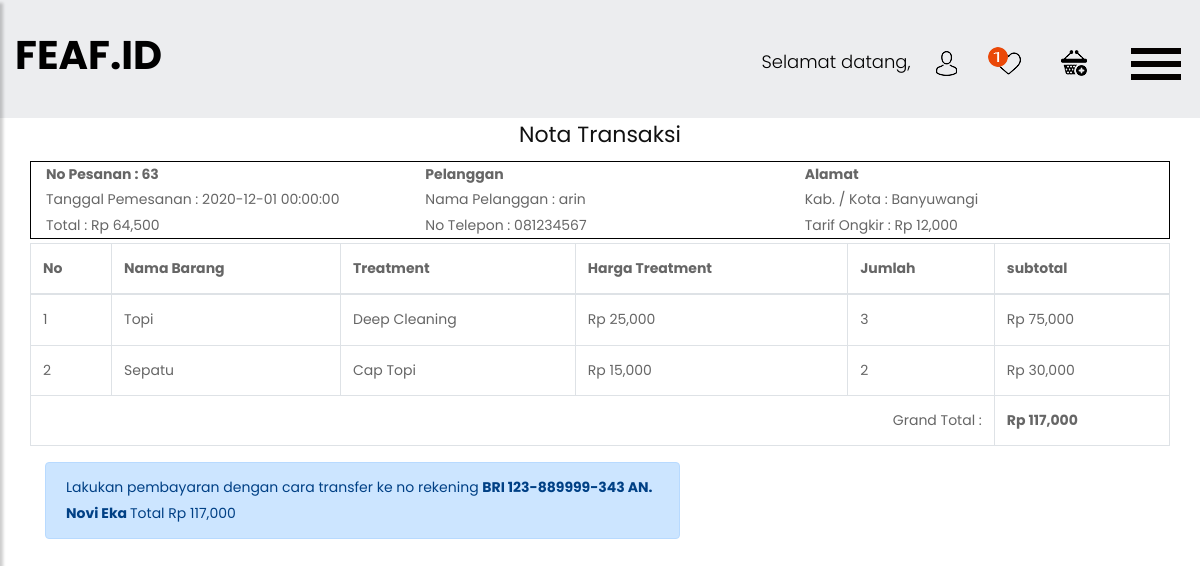
Page /transaksi_nota.php?id=63 on the committed database.
### tables this page shows
CREATE TABLE `tb_transaksi` (
  `id_transaksi` int(11) NOT NULL,
  `id_pelanggan` int(11) NOT NULL,
  `id_petugas` int(11) NOT NULL,
  `id_ongkir` int(11) NOT NULL,
  `id_promo` int(11) NOT NULL,
  `tanggal_transaksi` datetime NOT NULL,
  `pengantaran` text NOT NULL,
  `penjemputan` text NOT NULL,
  `total` int(11) NOT NULL,
  `bukti_bayar` varchar(255) NOT NULL,
  `status` enum('pesan','bayar','proses','selesai') NOT NULL,
  `keterangan` text NOT NULL
);

CREATE TABLE `tb_pelanggan` (
  `id_pelanggan` int(11) NOT NULL,
  `nama_pelanggan` varchar(100) NOT NULL,
  `no_telepon` varchar(12) NOT NULL,
  `email` varchar(100) NOT NULL,
  `alamat` text NOT NULL,
  `username` varchar(100) NOT NULL,
  `password` varchar(100) NOT NULL
);

CREATE TABLE `tb_ongkir` (
  `id_ongkir` int(11) NOT NULL,
  `alamat` text NOT NULL,
  `harga_ongkir` int(11) NOT NULL
);

CREATE TABLE `tb_detail_transaksi` (
  `id_detail_transaksi` int(11) NOT NULL,
  `id_transaksi` int(11) NOT NULL,
  `id_barang` int(11) NOT NULL,
  `id_treatment` int(11) NOT NULL,
  `jumlah` int(11) NOT NULL,
  `subtotal` int(11) NOT NULL
);

CREATE TABLE `tb_barang` (
  `id_barang` int(11) NOT NULL,
  `nama_barang` varchar(100) NOT NULL
);

CREATE TABLE `tb_treatment` (
  `id_treatment` int(11) NOT NULL,
  `nama_treatment` varchar(100) NOT NULL,
  `harga_treatment` int(11) NOT NULL
);

### transaksi_nota.php (the view, shortened to what this page needs)
<!DOCTYPE html>
<html lang="en">
<head>
    <link rel="stylesheet" href="css/bootstrap.min.css">
    <link rel="stylesheet" href="css/style.css">
    <link rel="stylesheet" href="css/responsive.css">
    <link rel="stylesheet" href="css/jquery.mCustomScrollbar.min.css">
    <link rel="stylesheet" href="https://netdna.bootstrapcdn.com/font-awesome/4.0.3/css/font-awesome.css">
    <link rel="stylesheet" href="https://cdnjs.cloudflare.com/ajax/libs/fancybox/2.1.5/jquery.fancybox.min.css" media="screen">
</head>
<body>
    <?php
    include "sidebar.php";
    ?>
    <div class="container">
        <div class="row">
            <div class="col" style="text-align: center;">
                <h2>Nota Transaksi</h2>
            </div>
        </div>
        <div class="row" style="border:1px solid black">
            <?php
            $id = $_GET['id'];
            $sql = mysqli_query($konek, "SELECT * FROM tb_transaksi t INNER JOIN tb_pelanggan p ON t.id_pelanggan=p.id_pelanggan INNER JOIN tb_ongkir o ON t.id_ongkir=o.id_ongkir WHERE t.id_transaksi='$id' ");
            $d = mysqli_fetch_assoc($sql);
            ?>
            <div class="col">
                <b>No Pesanan : <?= $d['id_transaksi']; ?></b> <br>
                Tanggal Pemesanan : <?= $d['tanggal_transaksi']; ?> <br>
                Total : Rp <?= number_format($d['total']); ?>
            </div>
            <div class="col">
                <b> Pelanggan</b> <br>
                Nama Pelanggan : <?= $d['nama_pelanggan']; ?> <br>
                No Telepon : <?= $d['no_telepon']; ?> <br>
            </div>
            <div class="col">
                <b>Alamat</b> <br>
                Kab. / Kota : <?= $d['alamat']; ?> <br>
                Tarif Ongkir : Rp <?= number_format($d['harga_ongkir']); ?> <br>
            </div>
        </div>
        <div class="row mt-1">
            <table class="table table-bordered">
                <thead>
                    <th>No</th>
                    <th>Nama Barang</th>
                    <th>Treatment</th>
                    <th>Harga Treatment</th>
                    <th>Jumlah</th>
                    <th>subtotal</th>
                </thead>
                <tbody>
                    <?php
                    $id = $_GET['id'];
                    $no = 1;
                    $sqli = mysqli_query($konek, "SELECT * FROM tb_detail_transaksi d INNER JOIN tb_barang b ON d.id_barang=b.id_barang INNER JOIN tb_treatment r ON d.id_treatment=r.id_treatment WHERE d.id_transaksi='$id'");
                    while ($da = mysqli_fetch_assoc($sqli)) {
                        $subtotal = $subtotal + $da['subtotal'];
                    ?>
                        <tr>
                            <td><?= $no ?></td>
                            <td><?= $da['nama_barang'] ?></td>
                            <td><?= $da['nama_treatment'] ?></td>
                            <td>Rp <?= number_format($da['harga_treatment']) ?></td>
                            <td><?= $da['jumlah'] ?></td>
                            <td>Rp <?= number_format($da['subtotal']) ?></td>
                        </tr>
                    <?php $no++;
                    } ?>
                </tbody>
                <tfoot>
                    <tr>
                        <?php
                        $grandtotal = $subtotal + $d['harga_ongkir']
                        ?>
                        <td colspan="5" align="right">Grand Total : </td>
                        <td><b>Rp <?= number_format($grandtotal) ?></b></td>
                    </tr>
                </tfoot>
            </table>
        </div>
        <div class="row">
            <div class="col-sm-7">
                <div class="alert alert-primary">
                    Lakukan pembayaran dengan cara transfer ke no rekening <strong>BRI 123-889999-343 AN. Novi Eka </strong>
                    Total Rp <?= number_format($grandtotal) ?>
                </div>
            </div>
        </div>
    </div>
</body>
</html>

### css/style.css (style rules this page uses)
* { box-sizing: border-box !important; }
html { scroll-behavior: smooth; }
body { color: #666666; font-size: 14px; font-family: 'poppins', sans-serif; line-height: 1.80857; font-weight: normal; overflow-x: hidden; }
h1, h2, h3, h4, h5, h6 { letter-spacing: 0; font-weight: normal; position: relative; padding: 0 0 10px 0; font-weight: normal; line-height: normal; color: #111111; margin: 0 }
h2 { font-size: 22px }
*, *::after, *::before { -webkit-box-sizing: border-box; -moz-box-sizing: border-box; box-sizing: border-box; }

### rows in the picture
tb_transaksi: id_transaksi "63", tanggal_transaksi "2020-12-01 00:00:00", total "64,500", id_pelanggan.nama_pelanggan "arin", id_pelanggan.no_telepon "081234567", id_ongkir.alamat "Banyuwangi", id_ongkir.harga_ongkir "12,000", id_ongkir.harga_ongkir "117,000"
tb_detail_transaksi: id_barang.nama_barang "Topi", id_treatment.nama_treatment "Deep Cleaning", id_treatment.harga_treatment "25,000", jumlah "3", subtotal "75,000"
tb_detail_transaksi: id_barang.nama_barang "Sepatu", id_treatment.nama_treatment "Cap Topi", id_treatment.harga_treatment "15,000", jumlah "2", subtotal "30,000"
